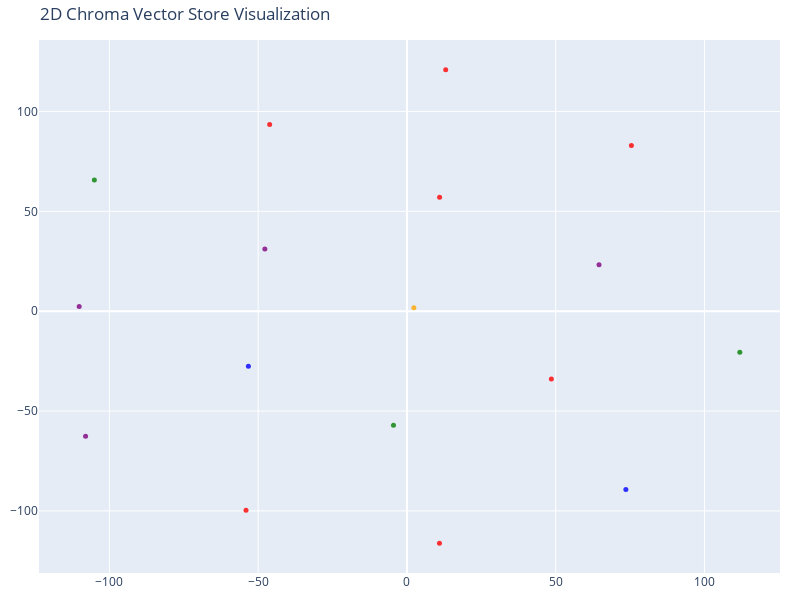

Notebook code cell kept with this figure:
### Code cell
# We humans find it easier to visalize things in 2D!
# Reduce the dimensionality of the vectors to 2D using t-SNE
# (t-distributed stochastic neighbor embedding)

tsne = TSNE(n_components=2, perplexity=(count-1) ,random_state=42)
reduced_vectors = tsne.fit_transform(vectors)

# Create the 2D scatter plot
fig = go.Figure(data=[go.Scatter(
    x=reduced_vectors[:, 0],
    y=reduced_vectors[:, 1],
    mode='markers',
    marker=dict(size=5, color=colors, opacity=0.8),
    text=[f"Type: {t}<br>Text: {d[:100]}..." for t, d in zip(doc_types, documents)],
    hoverinfo='text'
)])

fig.update_layout(
    title='2D Chroma Vector Store Visualization',
    scene=dict(xaxis_title='x',yaxis_title='y'),
    width=800,
    height=600,
    margin=dict(r=20, b=10, l=10, t=40)
)

fig.show()

### Figure 1 — Plotly figure (JSON) as saved in the notebook; plotly's stock layout.template omitted (floating-point values rounded to 4 significant figures)
{"data": [{"hoverinfo": "text", "marker": {"color": ["green", "green", "green", "purple", "purple", "purple", "purple", "orange", "red", "red", "red", "red", "red", "red", "red", "blue", "blue"], "opacity": 0.8, "size": 5}, "mode": "markers", "text": ["Type: general<br>Text: # Adam Lindberg: Software Engineer with focus on AI\n\n## About\nAdam Lindberg was laid off from his ne...", "Type: general<br>Text: He has a creative and aesthetic disposition that helps him see the big picture in system development...", "Type: general<br>Text: Beyond his formal AI education, he has on his own initiative further developed his knowledge of cont...", "Type: technical-skills<br>Text: # Technical Skills\n\n### Programming\n- **Python (★★★★☆):** Advanced object-oriented programming, appl...", "Type: technical-skills<br>Text: ### Data & Machine Learning\n- **SQL/MySQL/Postgres (★★★☆☆):** ERD design, RDBMS, query optimization\n...", "Type: technical-skills<br>Text: ### DevOps & Cloud\n- **Docker (★★★☆☆):** Image creation, container management\n- **Kubernetes (★★★☆☆)...", "Type: technical-skills<br>Text: ## Educational Background\n- **2024:** Python Developer with AI Focus, Tekniska Yrkeshögskolan\n- **20...", "Type: portfolio-projects<br>Text: ## Portfolio Projects\n- **Machine Learning Projects:**\n  * Repository: [github.com/Lindb3rg/ML-Proje...", "Type: portfolio<br>Text: # Adam Lindberg - Professional Profile\n\n## Personal Background\n- Name: Adam Lindberg\n- Gender: Male\n...", "Type: portfolio<br>Text: ### Reading:\n- **Favorite genres:**\n  - Sci-fi (Isaac Asimov, Alastair Reynolds, H.G Wells, George O...", "Type: portfolio<br>Text: ## Work Philosophy\n- Strives to have a professional mindset both in work and on free time\n- Always d...", "Type: portfolio<br>Text: ## Professional Background\n1. Currently seeking new opportunities in software development or softwar...", "Type: portfolio<br>Text: ## Roles Adam Is Open For\nHere is a list of what roles Adam is open for (The roles can be focusing o...", "Type: portfolio<br>Text: ## Locations Adam Is Open For\nAdam is open to work on site if the workplace is within 1 hour public ...", "Type: portfolio<br>Text: ### Oriola, Enköping (August 2018 - March 2021, 2 years 7 months):\n- Initially worked as an order pi...", "Type: certifications<br>Text: ## Certifications\n- **Python Developer with AI Focus | Tekniska Yrkeshögskolan (2024)**\n  * CERTIFIC...", "Type: certifications<br>Text: - **Kubernetes Certified Application Developer (CKAD) | Udemy**\n  * Credential: [UC-93215844-c164-46..."], "type": "scatter", "x": [-105.1, 111.9, -4.519, -108.0, 64.57, -47.76, -110.2, 2.332, 48.55, -46.14, 10.95, 10.99, 75.46, 13.04, -54.09, 73.6, -53.29], "y": [65.62, -20.52, -57.12, -62.57, 23.27, 31.13, 2.276, 1.649, -33.94, 93.5, -116.2, 57.0, 82.99, 120.9, -99.74, -89.33, -27.59]}], "layout": {"height": 600, "margin": {"b": 10, "l": 10, "r": 20, "t": 40}, "scene": {"xaxis": {"title": {"text": "x"}}, "yaxis": {"title": {"text": "y"}}}, "title": {"text": "2D Chroma Vector Store Visualization"}, "width": 800}}
